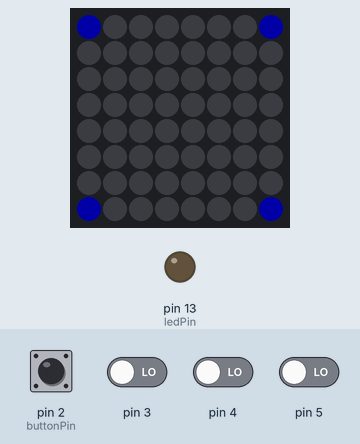
Simulated run of this sketch. Board: Arduino Uno, built with avr-gcc and run on an emulated ATmega328P. Shown: 8×8 RGB LED matrix (first LED top left, wired row by row), output pins drawn as LEDs (lit = HIGH). The test bench sets the inputs (shaded band); at power-on: pin 2 (buttonPin), pin 3–5 LOW. Dim RGB values are drawn brighter than linear.

Above: at 1.2 s.
1.3 s: pin 2 (buttonPin) pulled HIGH for 0.15 s
At 1.41 s:
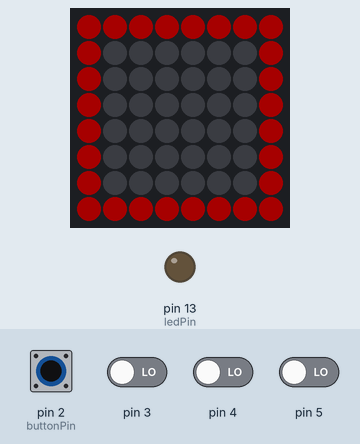
2.9 s: pin 3 driven HIGH
At 3.7 s:
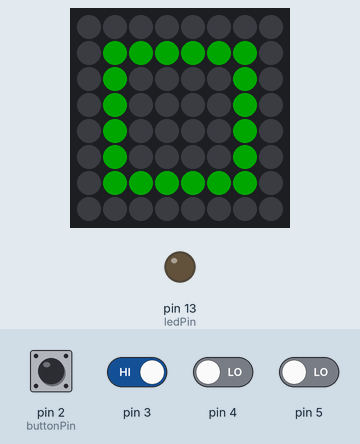
4.4 s: pin 4 driven HIGH
At 5.2 s:
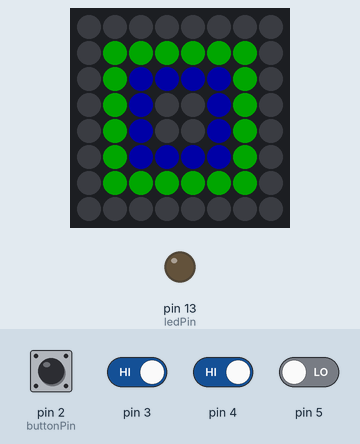
5.9 s: pin 5 driven HIGH
At 6.5 s:
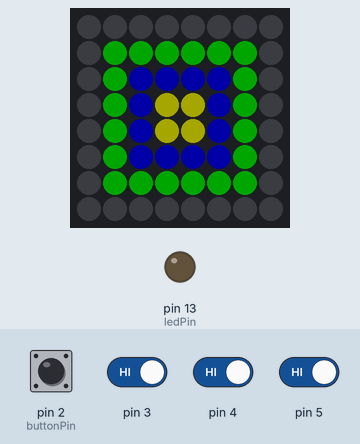
7.4 s: pin 2 (buttonPin) pulled HIGH for 1 s
At 7.68 s:
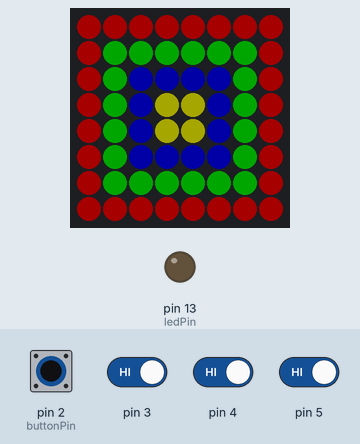
10.6 s: pin 4 driven LOW
At 10.9 s:
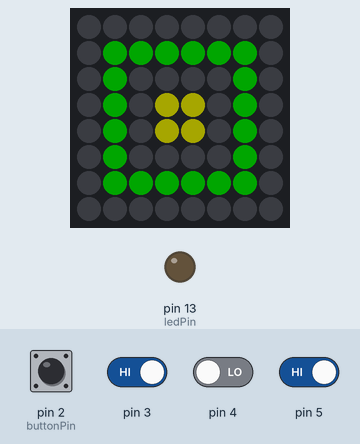
Timing chart, 0 to 13.1 s (numbered marks = the images above; inputs shaded):
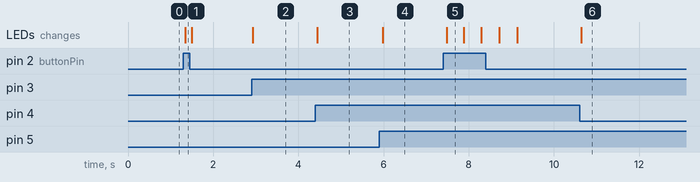

Measured:
- after the input at 1.3 s, the LEDs: change at once (image 1)
- after the input at 2.9 s, the LEDs: change at once (image 2)
- after the input at 4.4 s, the LEDs: change at once (image 3)
- after the input at 5.9 s, the LEDs: change after 0.08 s (image 4)
- after the input at 7.4 s, the LEDs: change after 0.08 s (image 5)
- after the input at 10.6 s, the LEDs: change at once (image 6)
- what the display in image 5 shows lasts 0.4 s, from 7.5 s to 7.9 s

The sketch:

PusselTH.ino
```cpp
/*
 Created by Peter Parnes, peter@parnes.com, 2014
 Teknikens Hus Internet och Jag exhibition
 */

#include <Adafruit_GFX.h>
#include <Adafruit_NeoMatrix.h>
#include <Adafruit_NeoPixel.h>

#define LEDPIN 6

// constants won't change. They're used here to
// set pin numbers:
const int buttonPin = 2;     // the number of the pushbutton pin
const int ledPin =  13;      // the number of the LED pin

Adafruit_NeoMatrix matrix = Adafruit_NeoMatrix(8, 8, LEDPIN,
NEO_MATRIX_TOP     + NEO_MATRIX_RIGHT +
NEO_MATRIX_COLUMNS + NEO_MATRIX_PROGRESSIVE,
NEO_GRB            + NEO_KHZ800);

const uint16_t colors[] = {
  matrix.Color(255, 0, 0), matrix.Color(0, 255, 0), matrix.Color(0, 0, 255), matrix.Color(255, 255, 0) };

// variables will change:
int buttonState1 = 0;         // variable for reading the pushbutton status
int buttonState2 = 0;         // variable for reading the pushbutton status
int buttonState3 = 0;         // variable for reading the pushbutton status
int buttonState4 = 0;         // variable for reading the pushbutton status

const int wait = 400;
long startOnTime = 0;

static const uint8_t PROGMEM
smile_bmp[] =
{
  B00111100,
  B01000010,
  B10100101,
  B10000001,
  B10100101,
  B10011001,
  B01000010,
  B00111100 }
,
neutral_bmp[] =
{
  B00111100,
  B01000010,
  B10100101,
  B10000001,
  B10111101,
  B10000001,
  B01000010,
  B00111100 }
,
frown_bmp[] =
{
  B00111100,
  B01000010,
  B10100101,
  B10000001,
  B10011001,
  B10100101,
  B01000010,
  B00111100 };

void setup() {
  // initialize the LED pin as an output:
  pinMode(ledPin, OUTPUT);
  // initialize the pushbutton pin as an input:
  pinMode(buttonPin, INPUT);
  pinMode(buttonPin+1, INPUT);
  pinMode(buttonPin+2, INPUT);
  pinMode(buttonPin+3, INPUT);

  matrix.begin();
  matrix.setTextWrap(false);
  matrix.setBrightness(40);
  matrix.setTextColor(colors[0]);

  Serial.begin(9600);
}

void drawSmiley(int type, int color, bool redeyes) {
  matrix.fillScreen(0);
  switch(type) {
  case 0:
    matrix.drawBitmap(0, 0, smile_bmp, 8, 8, color);
    break;
  case 1:
    matrix.drawBitmap(0, 0, smile_bmp, 8, 8, color);
    break;
  case 2:
    matrix.drawBitmap(0, 0, smile_bmp, 8, 8, color);
    break;
  }
  if(redeyes) {
    matrix.drawPixel(2, 2, colors[0]);
    matrix.drawPixel(5, 2, colors[0]);
  }

  matrix.show();
}

void loop(){
  matrix.fillScreen(0);

  /*
  matrix.drawRect(0,0, 8,8, colors[2]);
   // matrix.fillRect(2,2, 4,4, LED_GREEN);
   matrix.show();  // write the changes we just made to the display
   */

  // read the state of the pushbutton value:
  buttonState1 = digitalRead(buttonPin);
  buttonState2 = digitalRead(buttonPin+1);
  buttonState3 = digitalRead(buttonPin+2);
  buttonState4 = digitalRead(buttonPin+3);

  if((buttonState1 == HIGH) && (buttonState2 == HIGH) && (buttonState3 == HIGH) && (buttonState4 == HIGH) ) {
    // if(true) {
    // drawSmiley(0, colors[1], true);
    matrix.drawRect(3,3, 2,2, colors[3]);
    matrix.drawRect(2,2, 4,4, colors[2]);
    matrix.drawRect(1,1, 6,6, colors[1]);
    matrix.drawRect(0,0, 8,8, colors[0]);
    matrix.show();
    delay(wait);
    matrix.fillScreen(0);
    matrix.show();
    delay(wait);
    matrix.drawRect(3,3, 2,2, colors[3]);
    matrix.show();
    delay(wait);
    matrix.drawRect(2,2, 4,4, colors[2]);
    matrix.show();
    delay(wait);
    matrix.drawRect(1,1, 6,6, colors[1]);
    matrix.show();
    delay(wait);
  }
  else if((buttonState1 != HIGH) && (buttonState2 != HIGH) && (buttonState3 != HIGH) && (buttonState4 != HIGH) ) {
    matrix.drawRect(0,0, 1,1, colors[2]);
    matrix.drawRect(7,7, 1,1, colors[2]);
    matrix.drawRect(0,7, 1,1, colors[2]);
    matrix.drawRect(7,0, 1,1, colors[2]);
    matrix.show();

  }
  else {
    if (buttonState1 == HIGH) {
      matrix.drawRect(0,0, 8,8, colors[0]);
    }
    if (buttonState2 == HIGH) {
      matrix.drawRect(1,1, 6,6, colors[1]);
    }
    if (buttonState3 == HIGH) {
      matrix.drawRect(2,2, 4,4, colors[2]);
    }
    if (buttonState4 == HIGH) {
      matrix.drawRect(3,3, 2,2, colors[3]);
    }
    matrix.show();

  }

  /*
  // check if the pushbutton is pressed.
   // if it is, the buttonState is HIGH:
   if (buttonState1 == HIGH) {
   // turn LED on:
   digitalWrite(ledPin, HIGH);
   Serial.println("1");
   }
   else {
   // turn LED off:
   digitalWrite(ledPin, LOW);
   }


   // read the state of the pushbutton value:

   // check if the pushbutton is pressed.
   // if it is, the buttonState is HIGH:
   if (buttonState2 == HIGH) {
   // turn LED on:
   digitalWrite(ledPin, HIGH);
   Serial.println("2");

   }
   else {
   // turn LED off:
   digitalWrite(ledPin, LOW);
   }


   // read the state of the pushbutton value:

   // check if the pushbutton is pressed.
   // if it is, the buttonState is HIGH:
   if (buttonState3 == HIGH) {
   // turn LED on:
   digitalWrite(ledPin, HIGH);
   Serial.println("3");

   }
   else {
   // turn LED off:
   digitalWrite(ledPin, LOW);
   }


   // read the state of the pushbutton value:

   // check if the pushbutton is pressed.
   // if it is, the buttonState is HIGH:
   if (buttonState4 == HIGH) {
   // turn LED on:
   digitalWrite(ledPin, HIGH);
   Serial.println("4");

   }
   else {
   // turn LED off:
   digitalWrite(ledPin, LOW);
   }
   */
}
```
